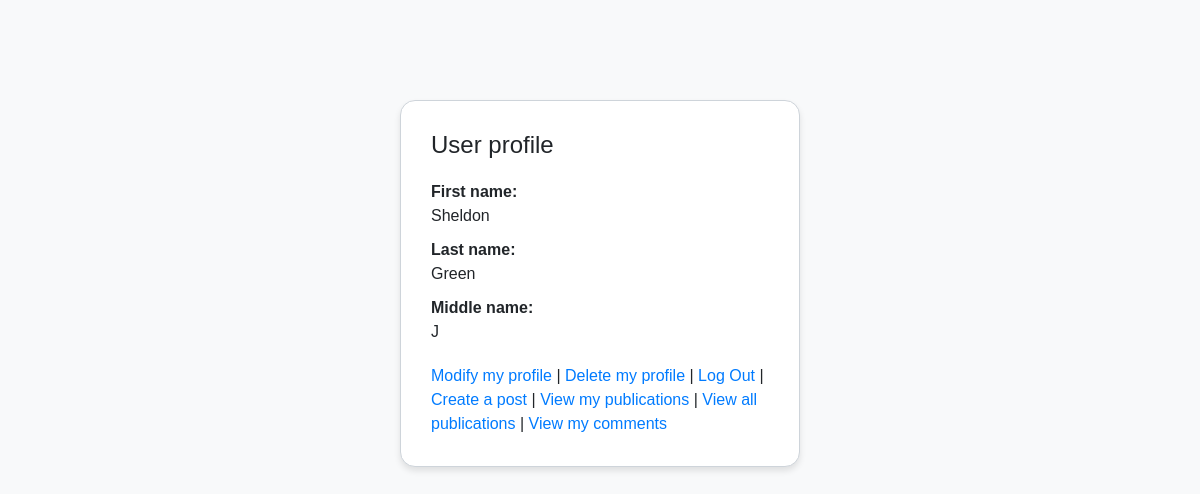
/Profile/index (signed in), run on the app's committed database.
### tables this page shows
CREATE TABLE `profile` (
  `profile_id` int(11) NOT NULL,
  `user_id` int(11) NOT NULL,
  `first_name` varchar(50) NOT NULL,
  `last_name` varchar(50) NOT NULL,
  `middle_name` varchar(50) NOT NULL
);

### app/core/Controller.php (called while the page is built, shortened)
<?php
class Controller
{
	function view($name, $data = null)
	{
		include ('app/views/' . $name . '.php');
	}
}

### app/controllers/Profile.php (called while the page is built, shortened)
<?php
class Profile extends \app\core\Controller
{
	#[\app\filters\HasProfile]
	public function index()
	{
		$profile = new \app\models\Profile();
		$profile = $profile->getForUser($_SESSION['user_id']);
		$this->view('Profile/index', $profile);
	}
}

### app/core/App.php (called while the page is built, shortened)
<?php
class App
{
    private $routes = [];
    public function addRoute($url, $handler)
    {
        $url = preg_replace('/{([^\/]+)}/', '(?<$1>[^\/]+)', $url);
        $this->routes[$url] = $handler;
    }
    public function resolve($url)
    {
        $matches = [];
        foreach ($this->routes as $routePattern => $controllerMethod) {
            if (preg_match("#^$routePattern$#", $url, $matches)) {
                $namedParams = array_filter(
                    $matches,
                    function ($key) {
                        return !is_numeric($key);
                    }
                    ,
                    ARRAY_FILTER_USE_KEY
                );
                return [$controllerMethod, $namedParams];
            }
        }
        return false;
    }
    function __construct()
    {
        $url = $_GET['url'];
        [$controllerMethod, $namedParams] = $this->resolve($url);
        [$controller, $method] = explode(',', $controllerMethod);
        $controllerInstance = new $controller();
        call_user_func_array([$controllerInstance, $method], $namedParams);
    }
}

### index.php (called while the page is built, shortened)
<?php
new App();

### app/models/Profile.php (called while the page is built, shortened)
<?php
class Profile extends \app\core\Model
{
	public function getForUser($user_id)
	{
		$SQL = 'SELECT * FROM profile WHERE user_id = :user_id';
		$STMT = self::$_conn->prepare($SQL);
		$STMT->execute(
			['user_id' => $user_id]
		);
		$STMT->setFetchMode(PDO::FETCH_CLASS, 'app\models\profile');
		return $STMT->fetch();
	}
}

### app/views/Profile/index.php (the view, shortened to what this page needs)
<html>
<head>
	<link href="https://cdn.jsdelivr.net/npm/bootstrap@5.3.2/dist/css/bootstrap.min.css" rel="stylesheet"
>
	<link rel="stylesheet" href="/app/styles.css">
</head>
<body>
	<div class='container'>
		<h1>User profile</h1>
		<dl>
			<dt>First name:</dt>
			<dd>
				<?= $data->first_name ?>
			</dd>
			<dt>Last name:</dt>
			<dd>
				<?= $data->last_name ?>
			</dd>
			<dt>Middle name:</dt>
			<dd>
				<?= $data->middle_name ?>
			</dd>
		</dl>
		<a href='/Profile/modify'>Modify my profile</a> |
		<a href='/Profile/delete'>Delete my profile</a> |
		<a href='/User/logout'>Log Out</a> |
		<a href='/Publication/createPost'>Create a post</a> |
		<a href='/Publication/personalPublication'>View my publications</a> |
		<a href='/Publication/viewAll'>View all publications</a> |
		<a href='/Comment/viewUserComments'>View my comments</a>
	</div>
</body>
</html>

### app/styles.css (style rules this page uses)
body { background-color: #f8f9fa; font-family: Arial, sans-serif; }
.container { margin-top: 100px; max-width: 400px; border: 1px solid #ced4da; border-radius: 15px; padding: 30px; background-color: #fff; box-shadow: 0 4px 6px rgba(0, 0, 0, 0.1); }
.container h1 { font-size: 24px; margin-bottom: 20px; }
.container dl { margin-bottom: 20px; }
.container dt { font-weight: bold; }
.container dd { margin-bottom: 10px; }
a { color: #007bff; text-decoration: none; }

### data on the page
profile: first_name "Sheldon", last_name "Green", middle_name "J"
